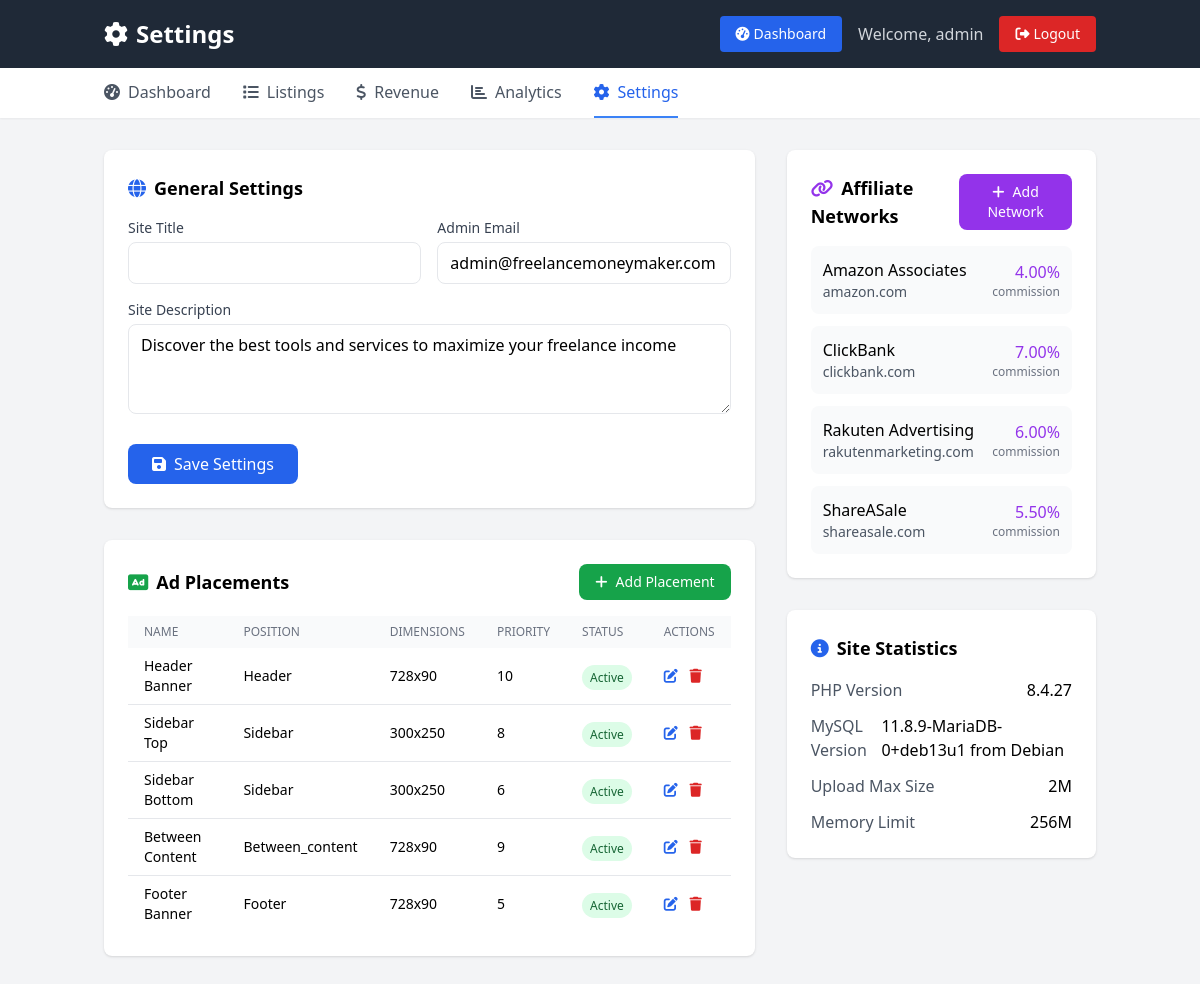
Screenshot of /admin/settings.php (signed in) with the database file from the repository.
### tables this page shows
CREATE TABLE IF NOT EXISTS ad_placements (
    id INT AUTO_INCREMENT PRIMARY KEY,
    name VARCHAR(100) NOT NULL,
    position ENUM('header', 'sidebar', 'between_content', 'footer') NOT NULL,
    dimensions VARCHAR(20) NOT NULL,  
    ad_code TEXT,
    priority INT DEFAULT 0,
    status ENUM('active', 'inactive') DEFAULT 'active',
    created_at TIMESTAMP DEFAULT CURRENT_TIMESTAMP,
    updated_at TIMESTAMP DEFAULT CURRENT_TIMESTAMP ON UPDATE CURRENT_TIMESTAMP,
    
    INDEX idx_position (position),
    INDEX idx_status (status),
    INDEX idx_priority (priority)
);

CREATE TABLE IF NOT EXISTS affiliate_networks (
    id INT AUTO_INCREMENT PRIMARY KEY,
    name VARCHAR(100) NOT NULL,
    tracking_domain VARCHAR(255) NOT NULL,
    commission_rate DECIMAL(5,2) DEFAULT 0.00,
    description TEXT,
    status ENUM('active', 'inactive') DEFAULT 'active',
    created_at TIMESTAMP DEFAULT CURRENT_TIMESTAMP,
    updated_at TIMESTAMP DEFAULT CURRENT_TIMESTAMP ON UPDATE CURRENT_TIMESTAMP,
    
    INDEX idx_status (status),
    INDEX idx_name (name)
);

### db_connect.php (called while the page is built, shortened)
<?php
try {
    $pdo = new PDO(
        "mysql:host=" . DB_HOST . ";dbname=" . DB_NAME . ";charset=utf8mb4",
        DB_USER,
        DB_PASS,
        [
            PDO::ATTR_ERRMODE => PDO::ERRMODE_EXCEPTION,
            PDO::ATTR_DEFAULT_FETCH_MODE => PDO::FETCH_ASSOC,
            PDO::ATTR_EMULATE_PREPARES => false,
        ]
    );
} catch (PDOException $e) {
    die("Database connection failed: " . $e->getMessage());
}
function executeQuery($sql, $params = []) {
    global $pdo;
    try {
        $stmt = $pdo->prepare($sql);
        $stmt->execute($params);
        return $stmt;
    } catch (PDOException $e) {
        die("Query failed: " . $e->getMessage());
    }
}
?>

### admin/settings.php (the view, shortened to what this page needs)
<?php
require_once '../db_connect.php';
$settings = [];
try {
    $stmt = executeQuery("SELECT * FROM settings");
    $result = $stmt->fetchAll();
    foreach ($result as $row) {
        $settings[$row['setting_key']] = $row['setting_value'];
    }
} catch (Exception $e) {
    $settings = [
        'site_title' => 'Freelance Money Maker',
        'site_description' => 'Discover the best tools and services to maximize your freelance income',
        'admin_email' => 'admin@example.com'
    ];
}
try {
    $stmt = executeQuery("SELECT * FROM affiliate_networks ORDER BY name");
    $networks = $stmt->fetchAll();
} catch (Exception $e) {
    $networks = [];
}
try {
    $stmt = executeQuery("SELECT * FROM ad_placements ORDER BY position, priority DESC");
    $placements = $stmt->fetchAll();
} catch (Exception $e) {
    $placements = [];
}
?>
<!DOCTYPE html>
<html lang="en">
<head>
    <script src="https://cdn.tailwindcss.com"></script>
    <link rel="stylesheet" href="https://cdnjs.cloudflare.com/ajax/libs/font-awesome/6.4.0/css/all.min.css">
</head>
<body class="bg-gray-100">
    <header class="bg-gray-800 text-white">
        <div class="container mx-auto px-4 py-4">
            <div class="flex justify-between items-center">
                <h1 class="text-2xl font-bold">
                    <i class="fas fa-cog mr-2"></i>Settings
                </h1>
                <div class="flex items-center gap-4">
                    <a href="dashboard.php" class="bg-blue-600 hover:bg-blue-700 px-4 py-2 rounded text-sm">
                        <i class="fas fa-tachometer-alt mr-1"></i>Dashboard
                    </a>
                    <span class="text-gray-300">Welcome, <?php echo $_SESSION['admin_username']; ?></span>
                    <a href="logout.php" class="bg-red-600 hover:bg-red-700 px-4 py-2 rounded text-sm">
                        <i class="fas fa-sign-out-alt mr-1"></i>Logout
                    </a>
                </div>
            </div>
        </div>
    </header>
    <nav class="bg-white shadow-sm">
        <div class="container mx-auto px-4">
            <div class="flex space-x-8">
                <a href="dashboard.php" class="py-3 border-b-2 border-transparent text-gray-600 hover:text-gray-800">
                    <i class="fas fa-tachometer-alt mr-2"></i>Dashboard
                </a>
                <a href="listings.php" class="py-3 border-b-2 border-transparent text-gray-600 hover:text-gray-800">
                    <i class="fas fa-list mr-2"></i>Listings
                </a>
                <a href="revenue.php" class="py-3 border-b-2 border-transparent text-gray-600 hover:text-gray-800">
                    <i class="fas fa-dollar-sign mr-2"></i>Revenue
                </a>
                <a href="analytics.php" class="py-3 border-b-2 border-transparent text-gray-600 hover:text-gray-800">
                    <i class="fas fa-chart-bar mr-2"></i>Analytics
                </a>
                <a href="settings.php" class="py-3 border-b-2 border-blue-500 text-blue-600 font-medium">
                    <i class="fas fa-cog mr-2"></i>Settings
                </a>
            </div>
        </div>
    </nav>
    <main class="container mx-auto px-4 py-8">
        <div class="grid grid-cols-1 lg:grid-cols-3 gap-8">
            <div class="lg:col-span-2">
                <div class="bg-white rounded-lg shadow p-6">
                    <h3 class="text-lg font-semibold mb-4">
                        <i class="fas fa-globe mr-2 text-blue-600"></i>General Settings
                    </h3>
                    <form method="POST">
                        <div class="grid grid-cols-1 md:grid-cols-2 gap-4">
                            <div>
                                <label class="block text-sm font-medium text-gray-700 mb-1">Site Title</label>
                                <input type="text" name="site_title" value="<?php echo htmlspecialchars($settings['site_title'] ?? ''); ?>"
                                       class="w-full px-3 py-2 border rounded-lg focus:outline-none focus:ring-2 focus:ring-blue-500">
                            </div>
                            <div>
                                <label class="block text-sm font-medium text-gray-700 mb-1">Admin Email</label>
                                <input type="email" name="admin_email" value="<?php echo htmlspecialchars($settings['admin_email'] ?? ''); ?>"
                                       class="w-full px-3 py-2 border rounded-lg focus:outline-none focus:ring-2 focus:ring-blue-500">
                            </div>
                        </div>
                        <div class="mt-4">
                            <label class="block text-sm font-medium text-gray-700 mb-1">Site Description</label>
                            <textarea name="site_description" rows="3"
                                      class="w-full px-3 py-2 border rounded-lg focus:outline-none focus:ring-2 focus:ring-blue-500"><?php echo htmlspecialchars($settings['site_description'] ?? ''); ?></textarea>
                        </div>
                        <div class="mt-6">
                            <button type="submit" class="bg-blue-600 hover:bg-blue-700 text-white px-6 py-2 rounded-lg font-medium">
                                <i class="fas fa-save mr-2"></i>Save Settings
                            </button>
                        </div>
                    </form>
                </div>
                <div class="bg-white rounded-lg shadow p-6 mt-8">
                    <div class="flex justify-between items-center mb-4">
                        <h3 class="text-lg font-semibold">
                            <i class="fas fa-ad mr-2 text-green-600"></i>Ad Placements
                        </h3>
                        <button onclick="togglePlacementForm()" class="bg-green-600 hover:bg-green-700 text-white px-4 py-2 rounded-lg text-sm">
                            <i class="fas fa-plus mr-2"></i>Add Placement
                        </button>
                    </div>
                    <div class="overflow-x-auto">
                        <table class="w-full">
                            <thead class="bg-gray-50">
                                <tr>
                                    <th class="px-4 py-2 text-left text-xs font-medium text-gray-500 uppercase">Name</th>
                                    <th class="px-4 py-2 text-left text-xs font-medium text-gray-500 uppercase">Position</th>
                                    <th class="px-4 py-2 text-left text-xs font-medium text-gray-500 uppercase">Dimensions</th>
                                    <th class="px-4 py-2 text-left text-xs font-medium text-gray-500 uppercase">Priority</th>
                                    <th class="px-4 py-2 text-left text-xs font-medium text-gray-500 uppercase">Status</th>
                                    <th class="px-4 py-2 text-left text-xs font-medium text-gray-500 uppercase">Actions</th>
                                </tr>
                            </thead>
                            <tbody class="divide-y divide-gray-200">
                                <?php foreach ($placements as $placement): ?>
                                    <tr class="hover:bg-gray-50">
                                        <td class="px-4 py-2 text-sm font-medium"><?php echo htmlspecialchars($placement['name']); ?></td>
                                        <td class="px-4 py-2 text-sm"><?php echo ucfirst($placement['position']); ?></td>
                                        <td class="px-4 py-2 text-sm"><?php echo $placement['dimensions']; ?></td>
                                        <td class="px-4 py-2 text-sm"><?php echo $placement['priority']; ?></td>
                                        <td class="px-4 py-2">
                                            <span class="px-2 py-1 text-xs rounded-full
                                                <?php echo $placement['status'] === 'active' ? 'bg-green-100 text-green-800' : 'bg-red-100 text-red-800'; ?>">
                                                <?php echo ucfirst($placement['status']); ?>
                                            </span>
                                        </td>
                                        <td class="px-4 py-2 text-sm">
                                            <button class="text-blue-600 hover:text-blue-900 mr-2">
                                                <i class="fas fa-edit"></i>
                                            </button>
                                            <button class="text-red-600 hover:text-red-900">
                                                <i class="fas fa-trash"></i>
                                            </button>
                                        </td>
                                    </tr>
                                <?php endforeach; ?>
                            </tbody>
                        </table>
                    </div>
                </div>
            </div>
            <div>
                <div class="bg-white rounded-lg shadow p-6">
                    <div class="flex justify-between items-center mb-4">
                        <h3 class="text-lg font-semibold">
                            <i class="fas fa-link mr-2 text-purple-600"></i>Affiliate Networks
                        </h3>
                        <button onclick="toggleNetworkForm()" class="bg-purple-600 hover:bg-purple-700 text-white px-4 py-2 rounded-lg text-sm">
                            <i class="fas fa-plus mr-2"></i>Add Network
                        </button>
                    </div>
                    <div class="space-y-3">
                        <?php foreach ($networks as $network): ?>
                            <div class="p-3 bg-gray-50 rounded-lg">
                                <div class="flex justify-between items-center">
                                    <div>
                                        <h4 class="font-medium"><?php echo htmlspecialchars($network['name']); ?></h4>
                                        <p class="text-sm text-gray-600"><?php echo $network['tracking_domain']; ?></p>
                                    </div>
                                    <div class="text-right">
                                        <p class="font-medium text-purple-600"><?php echo $network['commission_rate']; ?>%</p>
                                        <p class="text-xs text-gray-500">commission</p>
                                    </div>
                                </div>
                            </div>
                        <?php endforeach; ?>
                    </div>
                </div>
                <div class="bg-white rounded-lg shadow p-6 mt-8">
                    <h3 class="text-lg font-semibold mb-4">
                        <i class="fas fa-info-circle mr-2 text-blue-600"></i>Site Statistics
                    </h3>
                    <div class="space-y-3">
                        <div class="flex justify-between">
                            <span class="text-gray-600">PHP Version</span>
                            <span class="font-medium"><?php echo PHP_VERSION; ?></span>
                        </div>
                        <div class="flex justify-between">
                            <span class="text-gray-600">MySQL Version</span>
                            <span class="font-medium"><?php
                            try {
                                $stmt = executeQuery("SELECT VERSION() as version");
                                echo $stmt->fetch()['version'];
                            } catch (Exception $e) {
                                echo 'Unknown';
                            }
                            ?></span>
                        </div>
                        <div class="flex justify-between">
                            <span class="text-gray-600">Upload Max Size</span>
                            <span class="font-medium"><?php echo ini_get('upload_max_filesize'); ?></span>
                        </div>
                        <div class="flex justify-between">
                            <span class="text-gray-600">Memory Limit</span>
                            <span class="font-medium"><?php echo ini_get('memory_limit'); ?></span>
                        </div>
                    </div>
                </div>
            </div>
        </div>
    </main>
</body>
</html>

### rows the page displays
ad_placements: name "Header Banner", position "Header", dimensions "728x90", priority "10", status "Active"
ad_placements: name "Sidebar Top", position "Sidebar", dimensions "300x250", priority "8", status "Active"
ad_placements: name "Sidebar Bottom", position "Sidebar", dimensions "300x250", priority "6", status "Active"
ad_placements: name "Between Content", position "Between_content", dimensions "728x90", priority "9", status "Active"
ad_placements: name "Footer Banner", position "Footer", dimensions "728x90", priority "5", status "Active"
affiliate_networks: name "Amazon Associates", tracking_domain "amazon.com", commission_rate "4.00"
affiliate_networks: name "ClickBank", tracking_domain "clickbank.com", commission_rate "7.00"
affiliate_networks: name "Rakuten Advertising", tracking_domain "rakutenmarketing.com", commission_rate "6.00"
affiliate_networks: name "ShareASale", tracking_domain "shareasale.com", commission_rate "5.50"

### other values shown
$_SESSION['admin_username'] "admin"
PHP_VERSION "8.4.27"
$stmt->fetch()['version'] "11.8.9-MariaDB-0+deb13u1 from Debian"
ini_get('upload_max_filesize') "2M"
ini_get('memory_limit') "256M"
